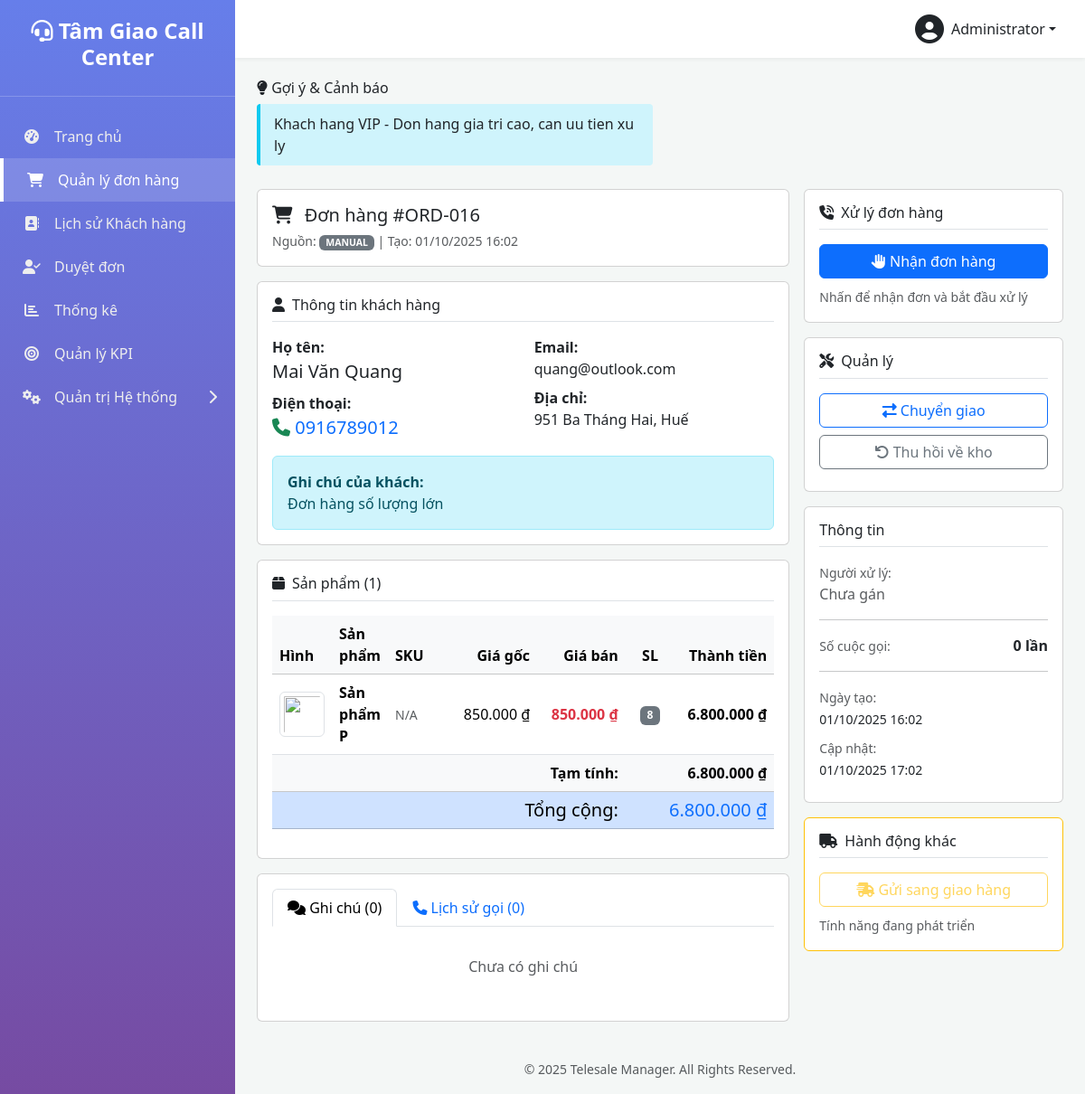
Page /order-detail.php?id=47 (signed in) on the committed database.
### tables this page shows
CREATE TABLE `settings` (
  `setting_key` varchar(100) NOT NULL,
  `setting_value` text DEFAULT NULL
);

CREATE TABLE `users` (
  `id` int(10) UNSIGNED NOT NULL,
  `username` varchar(50) NOT NULL COMMENT 'Tên đăng nhập',
  `password` varchar(255) NOT NULL,
  `full_name` varchar(100) NOT NULL COMMENT 'Họ và tên',
  `email` varchar(100) DEFAULT NULL COMMENT 'Email',
  `phone` varchar(20) DEFAULT NULL COMMENT 'Số điện thoại',
  `role` enum('admin','manager','telesale') NOT NULL DEFAULT 'telesale' COMMENT 'Vai trò: admin, manager, telesale',
  `status` enum('active','inactive','suspended') NOT NULL DEFAULT 'active' COMMENT 'Trạng thái: active, inactive, suspended (bị treo)',
  `avatar` varchar(255) DEFAULT NULL COMMENT 'Đường dẫn ảnh đại diện',
  `last_login_at` datetime DEFAULT NULL COMMENT 'Lần đăng nhập cuối',
  `last_login_ip` varchar(45) DEFAULT NULL COMMENT 'IP đăng nhập cuối',
  `created_at` datetime DEFAULT current_timestamp(),
  `updated_at` datetime DEFAULT current_timestamp() ON UPDATE current_timestamp(),
  `suspension_reason` text DEFAULT NULL,
  `suspension_until` datetime DEFAULT NULL,
  `deleted_at` timestamp NULL DEFAULT NULL
);

CREATE TABLE `orders` (
  `id` int(10) UNSIGNED NOT NULL,
  `woo_order_id` int(10) UNSIGNED DEFAULT NULL COMMENT 'ID đơn hàng từ WooCommerce (NULL nếu tạo thủ công)',
  `order_number` varchar(50) NOT NULL COMMENT 'Mã đơn hàng',
  `customer_name` varchar(100) NOT NULL,
  `customer_phone` varchar(20) NOT NULL,
  `customer_email` varchar(100) DEFAULT NULL,
  `customer_address` text DEFAULT NULL,
  `total_amount` decimal(15,2) NOT NULL DEFAULT 0.00,
  `currency` varchar(10) DEFAULT 'VND',
  `payment_method` varchar(50) DEFAULT NULL,
  `products` longtext DEFAULT NULL COMMENT 'Danh sách sản phẩm (JSON)' CHECK (json_valid(`products`)),
  `customer_notes` text DEFAULT NULL COMMENT 'Ghi chú của khách',
  `system_status` enum('free','assigned') NOT NULL DEFAULT 'free',
  `primary_label` varchar(50) DEFAULT NULL,
  `assigned_to` int(10) UNSIGNED DEFAULT NULL COMMENT 'ID nhân viên được gán',
  `manager_id` int(10) UNSIGNED DEFAULT NULL COMMENT 'ID manager đang giám sát đơn',
  `assigned_at` datetime DEFAULT NULL COMMENT 'Thời gian gán',
  `call_count` int(10) UNSIGNED DEFAULT 0,
  `last_call_at` datetime DEFAULT NULL,
  `callback_time` datetime DEFAULT NULL,
  `source` enum('woocommerce','manual') NOT NULL DEFAULT 'woocommerce' COMMENT 'Nguồn đơn hàng',
  `created_by` int(10) UNSIGNED DEFAULT NULL COMMENT 'ID nhân viên tạo đơn thủ công',
  `approval_status` varchar(50) DEFAULT NULL,
  `approved_by` int(10) UNSIGNED DEFAULT NULL COMMENT 'ID admin duyệt đơn',
  `approved_at` datetime DEFAULT NULL,
  `woo_created_at` datetime DEFAULT NULL COMMENT 'Thời gian tạo đơn trên WooCommerce',
  `created_at` datetime DEFAULT current_timestamp(),
  `updated_at` datetime DEFAULT current_timestamp() ON UPDATE current_timestamp(),
  `completed_at` datetime DEFAULT NULL,
  `is_locked` tinyint(1) DEFAULT 0 COMMENT 'Đơn hàng đã khóa sau khi xử lý xong',
  `locked_at` datetime DEFAULT NULL COMMENT 'Thời gian khóa đơn hàng',
  `locked_by` int(10) UNSIGNED DEFAULT NULL COMMENT 'Người khóa đơn hàng',
  `deleted_at` timestamp NULL DEFAULT NULL,
  `version` int(11) NOT NULL DEFAULT 1
);

### order-detail.php (the view, shortened to what the rows shown need)
<?php
require_once 'functions.php';
$order_id = isset($_GET['id']) ? (int)$_GET['id'] : 0;
$order = get_order($order_id);
$current_user = get_logged_user();
include 'includes/header.php';
?>
<div class="row g-3">
    <div class="col-lg-8">
        <div class="card mb-3">
            <div class="card-body">
                <div class="d-flex justify-content-between align-items-center">
                    <div>
                        <h5 class="mb-1">
                            <i class="fas fa-shopping-cart me-2"></i>
                            Đơn hàng #<?php echo htmlspecialchars($order['order_number']); ?>
                        </h5>
                        <small class="text-muted">
                            Nguồn: <span class="badge bg-secondary"><?php echo strtoupper($order['source'] ?? 'woocommerce'); ?></span>
                            | Tạo: <?php echo format_date($order['created_at']); ?>
                        </small>
                    </div>
                </div>
            </div>
        </div>
        <div class="card mb-3">
            <div class="card-body">
                <div id="customerInfo">
                    <div class="row">
                        <div class="col-md-6">
                            <p class="mb-2">
                                <strong>Họ tên:</strong><br>
                                <span id="displayName" class="fs-5"><?php echo htmlspecialchars($order['customer_name']); ?></span>
                            </p>
                            <p class="mb-2">
                                <strong>Điện thoại:</strong><br>
                                <a href="tel:<?php echo $order['customer_phone']; ?>" class="fs-5 text-decoration-none">
                                    <i class="fas fa-phone text-success"></i>
                                    <span id="displayPhone"><?php echo htmlspecialchars($order['customer_phone']); ?></span>
                                </a>
                            </p>
                        </div>
                        <div class="col-md-6">
                            <p class="mb-2">
                                <strong>Email:</strong><br>
                                <span id="displayEmail"><?php echo htmlspecialchars($order['customer_email'] ?? 'Chưa có'); ?></span>
                            </p>
                            <p class="mb-2">
                                <strong>Địa chỉ:</strong><br>
                                <span id="displayAddress"><?php echo htmlspecialchars($order['customer_address'] ?? 'Chưa có'); ?></span>
                            </p>
                        </div>
                    </div>
                    <?php if ($order['customer_notes']): ?>
                    <div class="alert alert-info mt-2 mb-0">
                        <strong>Ghi chú của khách:</strong><br>
                        <?php echo nl2br(htmlspecialchars($order['customer_notes'])); ?>
                    </div>
                    <?php endif; ?>
                </div>
            </div>
        </div>
        <div class="card mb-3">
            <div class="card-body">
                <div class="table-responsive">
                    <table class="table table-hover align-middle" id="productsTable">
                        <thead class="table-light">
                            <tr>
                                <th width="60">Hình</th>
                                <th>Sản phẩm</th>
                                <th width="100">SKU</th>
                                <th width="110" class="text-end">Giá gốc</th>
                                <th width="110" class="text-end">Giá bán</th>
                                <th width="80" class="text-center">SL</th>
                                <th width="120" class="text-end">Thành tiền</th>
                            </tr>
                        </thead>
                    </table>
                </div>
            </div>
        </div>
    </div>
    <div class="col-lg-4">
        <div class="card mb-3">
            <div class="card-body">
                <div class="mb-2">
                    <small class="text-muted">Số cuộc gọi:</small>
                    <strong class="float-end"><?php echo $order['call_count'] ?? 0; ?> lần</strong>
                </div>
                <div class="mb-2">
                    <small class="text-muted">Ngày tạo:</small><br>
                    <small><?php echo format_date($order['created_at']); ?></small>
                </div>
                <div class="mb-2">
                    <small class="text-muted">Cập nhật:</small><br>
                    <small><?php echo format_date($order['updated_at']); ?></small>
                </div>
            </div>
        </div>
    </div>
</div>
<?php include 'includes/footer.php'; ?>

### includes/header.php (shortened to what the rows shown need)
<?php
$current_user = get_logged_user();
?>
<!DOCTYPE html>
<html lang="vi">
<head>
    <link href="https://cdn.jsdelivr.net/npm/bootstrap@5.3.2/dist/css/bootstrap.min.css" rel="stylesheet">
    <link rel="stylesheet" href="https://cdnjs.cloudflare.com/ajax/libs/font-awesome/6.4.2/css/all.min.css">
</head>
<body>
    <div class="wrapper">
        <nav class="sidebar">
            <div class="sidebar-header">
                <h3><i class="fas fa-headset"></i> <?php echo get_setting('site_name', SITE_NAME); ?></h3>
            </div>
        </nav>
        <div class="main-content">
            <header class="top-navbar d-flex justify-content-end align-items-center">
                <div class="dropdown">
                    <a href="#" class="d-flex align-items-center text-dark text-decoration-none dropdown-toggle" id="dropdownUser" data-bs-toggle="dropdown" aria-expanded="false">
                        <i class="fas fa-user-circle fa-2x me-2"></i>
                        <span><?php echo htmlspecialchars($current_user['full_name']); ?></span>
                    </a>
                </div>
            </header>
            <main class="p-4">

### rows in the picture
settings: setting_value "Tâm Giao Call Center"
users: full_name "Administrator"
orders: order_number "ORD-016", source "MANUAL", created_at "01/10/2025 16:02", customer_name "Mai Văn Quang", customer_phone "0916789012", customer_email "quang@outlook.com", customer_address "951 Ba Tháng Hai, Huế", customer_notes "Đơn hàng số lượng lớn", call_count "0", updated_at "01/10/2025 17:02"

### other values in the picture
$suggestion['message'] "Khach hang VIP - Don hang gia tri cao, can uu tien xu ly"
count($products) "1"
count($notes) "0"
count($call_logs) "0"
SITE_NAME "Telesale Manager"
